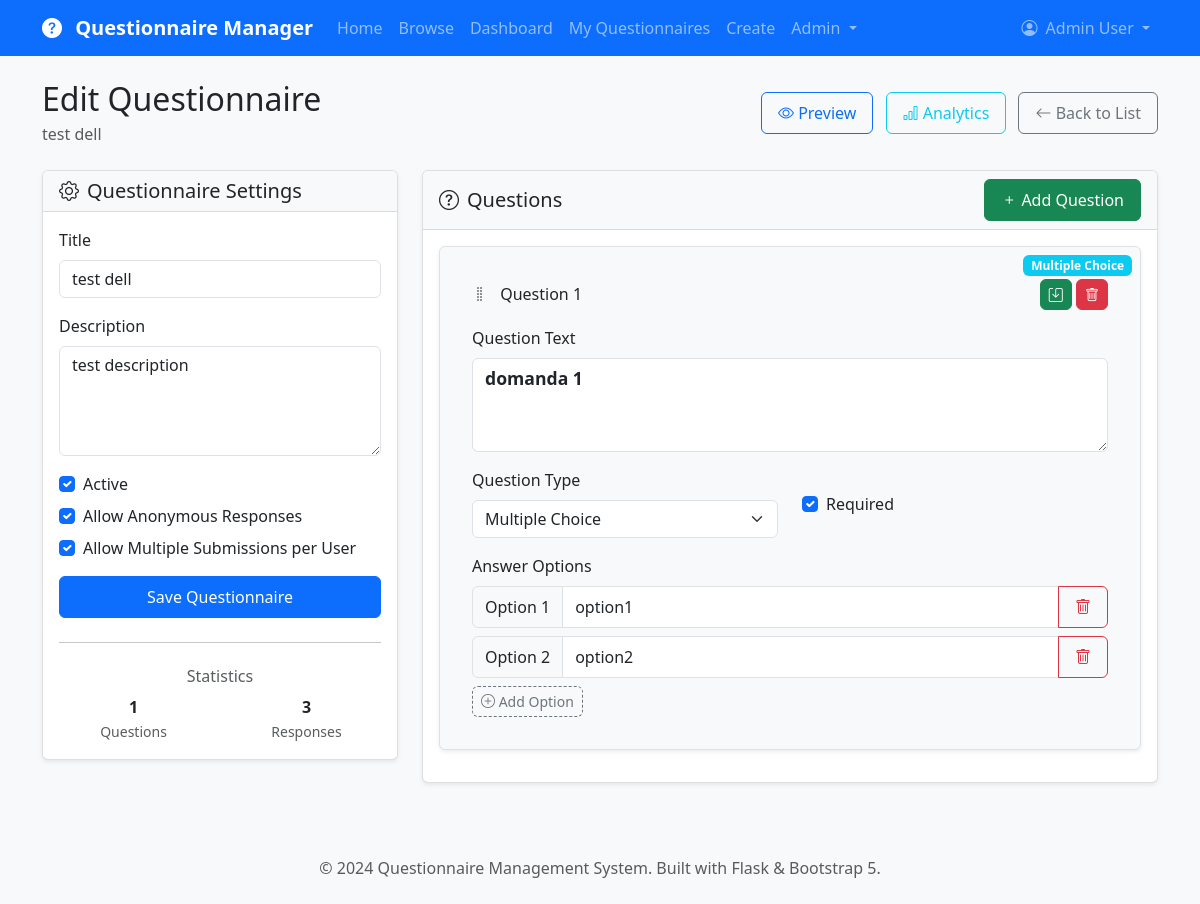
The app's page /edit-questionnaire/1 (signed in), older data.
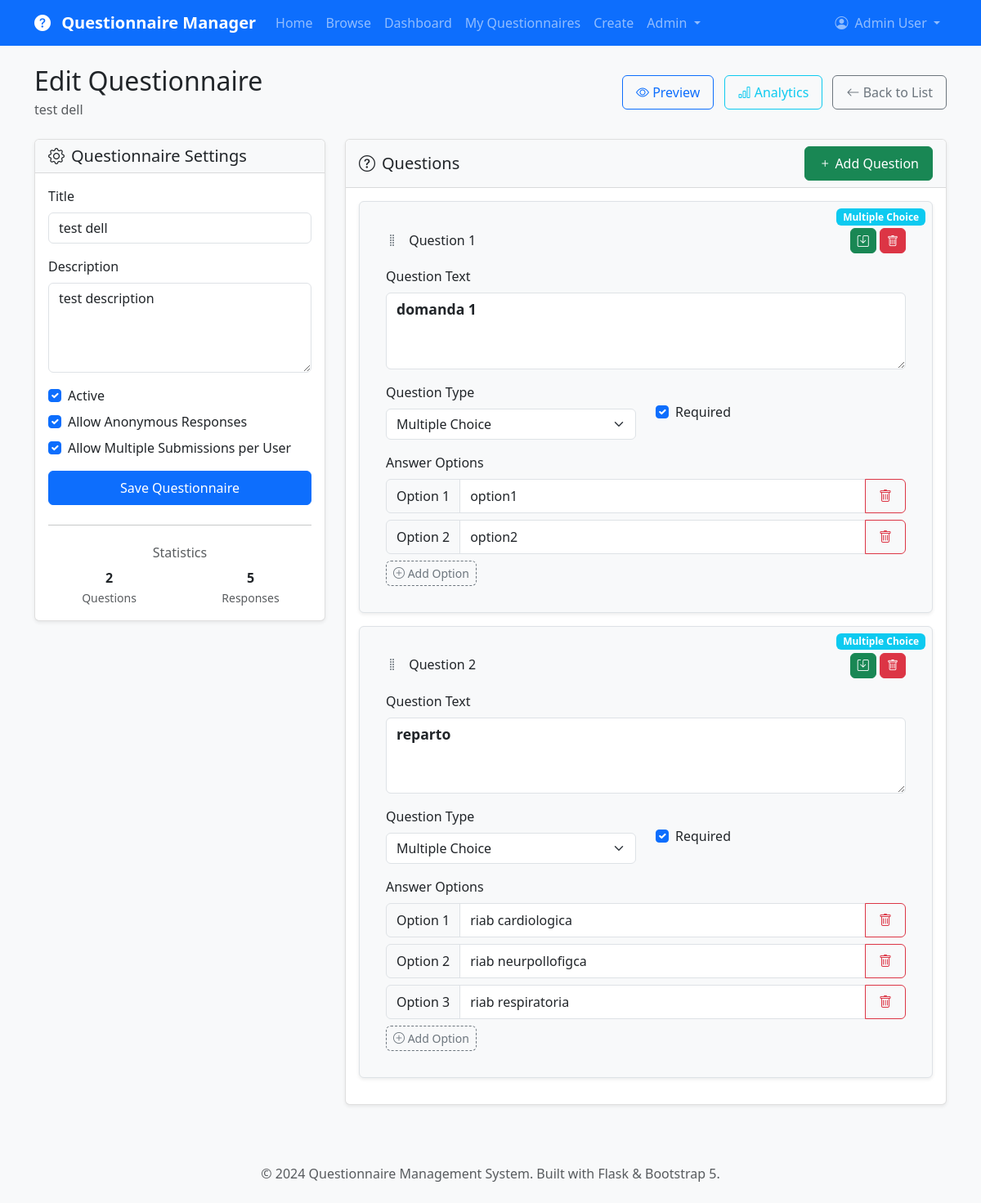
The same page, newer data.
### app/models.py (models this page shows, shortened)
class Question(db.Model):
    __tablename__ = 'questions'
    id = db.Column(db.Integer, primary_key=True)
    questionnaire_id = db.Column(db.Integer, db.ForeignKey('questionnaires.id'), nullable=False)
    question_text = db.Column(db.Text, nullable=False)
    question_type = db.Column(db.String(20), nullable=False)  # single_choice, multiple_choice, open_ended, scale
    options = db.Column(db.Text)  # JSON string for choice options
    order = db.Column(db.Integer, default=0)
    is_required = db.Column(db.Boolean, default=True)
    created_at = db.Column(db.DateTime, default=datetime.utcnow)
    answers = db.relationship('Answer', backref='question', lazy='dynamic', cascade='all, delete-orphan')
    def get_options_list(self):
        if self.options:
            try:
                return json.loads(self.options)
            except json.JSONDecodeError:
                return []
        return []

### app/main/routes.py (the view)
@bp.route('/edit-questionnaire/<int:id>', methods=['GET', 'POST'])
@login_required
def edit_questionnaire(id):
    questionnaire = Questionnaire.query.get_or_404(id)
    if questionnaire.creator != current_user and not current_user.is_admin():
        flash('You do not have permission to edit this questionnaire.', 'danger')
        return redirect(url_for('main.questionnaires'))
    form = QuestionnaireForm()
    if form.validate_on_submit():
        questionnaire.title = form.title.data
        questionnaire.description = form.description.data
        questionnaire.is_active = form.is_active.data
        questionnaire.allow_anonymous = form.allow_anonymous.data
        questionnaire.multiple_submissions = form.multiple_submissions.data
        db.session.commit()
        flash('Questionnaire updated successfully!', 'success')
        return redirect(url_for('main.edit_questionnaire', id=questionnaire.id))
    elif request.method == 'GET':
        form.title.data = questionnaire.title
        form.description.data = questionnaire.description
        form.is_active.data = questionnaire.is_active
        form.allow_anonymous.data = questionnaire.allow_anonymous
        form.multiple_submissions.data = questionnaire.multiple_submissions
    questions = questionnaire.questions.order_by(Question.order).all()
    return render_template('main/edit_questionnaire.html',
                         title='Edit Questionnaire',
                         form=form,
                         questionnaire=questionnaire,
                         questions=questions)

### app/main/forms.py
class QuestionnaireForm(FlaskForm):
    title = StringField('Title', validators=[DataRequired(), Length(min=5, max=200)],
                       render_kw={"class": "form-control", "placeholder": "Enter questionnaire title"})
    description = TextAreaField('Description', validators=[Optional(), Length(max=1000)],
                               render_kw={"class": "form-control", "rows": "4",
                                         "placeholder": "Enter description (optional)"})
    is_active = BooleanField('Active', render_kw={"class": "form-check-input"}, default=True)
    allow_anonymous = BooleanField('Allow Anonymous Responses',
                                  render_kw={"class": "form-check-input"}, default=False)
    multiple_submissions = BooleanField('Allow Multiple Submissions per User',
                                      render_kw={"class": "form-check-input"}, default=False)
    submit = SubmitField('Save Questionnaire', render_kw={"class": "btn btn-primary"})

### app/models.py (called while the page is built)
@login_manager.user_loader
def load_user(user_id):
    return User.query.get(int(user_id))

    def is_admin(self):
        return self.role == 'admin'

### app/templates/main/edit_questionnaire.html (shortened to what the changed rows need)
{% extends "base.html" %}
{% block content %}
<div class="row">
    <div class="col-12">
        <div class="d-flex justify-content-between align-items-center mb-4">
            <div>
                <h2 class="mb-1">Edit Questionnaire</h2>
            </div>
        </div>
    </div>
</div>
<div class="row">
    <div class="col-lg-4 mb-4">
        <div class="card">
            <div class="card-body">
                <div class="text-center">
                    <div class="row text-center">
                        <div class="col-6">
                            <div class="fw-bold">{{ questionnaire.get_question_count() }}</div>
                            <small class="text-muted">Questions</small>
                        </div>
                        <div class="col-6">
                            <div class="fw-bold">{{ questionnaire.get_total_responses() }}</div>
                            <small class="text-muted">Responses</small>
                        </div>
                    </div>
                </div>
            </div>
        </div>
    </div>
    <div class="col-lg-8">
        <div class="card">
            <div class="card-body">
                <div id="questions-container">
                    {% if questions %}
                        {% for question in questions %}
                            <div class="question-item card mb-3" data-question-id="{{ question.id }}" data-order="{{ question.order }}">
                                <div class="card-body">
                                    <div class="d-flex justify-content-between align-items-center mb-3">
                                        <h6 class="card-title mb-0">
                                            <i class="bi bi-grip-vertical drag-handle me-2"></i>
                                            Question {{ loop.index }}
                                            {% if question.question_type == 'single_choice' %}
                                                <span class="badge bg-primary question-type-badge">Single Choice</span>
                                            {% elif question.question_type == 'multiple_choice' %}
                                                <span class="badge bg-info question-type-badge">Multiple Choice</span>
                                            {% elif question.question_type == 'open_ended' %}
                                                <span class="badge bg-success question-type-badge">Open Ended</span>
                                            {% elif question.question_type == 'scale' %}
                                                <span class="badge bg-warning question-type-badge">Scale 1-5</span>
                                            {% endif %}
                                        </h6>
                                        <div>
                                            <button type="button" class="btn btn-success btn-sm save-question-btn">
                                                <i class="bi bi-save"></i>
                                            </button>
                                            <button type="button" class="btn btn-danger btn-sm delete-question-btn">
                                                <i class="bi bi-trash"></i>
                                            </button>
                                        </div>
                                    </div>
                                    <div class="mb-3">
                                        <label class="form-label">Question Text</label>
                                        <textarea class="form-control question-text" rows="3">{{ question.question_text }}</textarea>
                                    </div>
                                    <div class="row mb-3">
                                        <div class="col-md-6">
                                            <label class="form-label">Question Type</label>
                                            <select class="form-select question-type-select">
                                                <option value="multiple_choice"{% if question.question_type == 'multiple_choice' %} selected{% endif %}>Multiple Choice</option>
                                            </select>
                                        </div>
                                        <div class="col-md-6">
                                            <div class="form-check mt-4">
                                                <input class="form-check-input question-required" type="checkbox" {% if question.is_required %}checked{% endif %}>
                                                <label class="form-check-label">Required</label>
                                            </div>
                                        </div>
                                    </div>
                                    {% if question.question_type in ['single_choice', 'multiple_choice'] %}
                                        <div class="choice-options">
                                            <label class="form-label">Answer Options</label>
                                            <div class="options-list">
                                                {% for option in question.get_options_list() %}
                                                    <div class="input-group mb-2 option-input">
                                                        <span class="input-group-text">Option {{ loop.index }}</span>
                                                        <input type="text" class="form-control option-text" value="{{ option }}">
                                                        <button type="button" class="btn btn-outline-danger remove-option-btn">
                                                            <i class="bi bi-trash"></i>
                                                        </button>
                                                    </div>
                                                {% endfor %}
                                            </div>
                                            <button type="button" class="btn btn-outline-primary btn-sm add-option-btn">
                                                <i class="bi bi-plus-circle"></i> Add Option
                                            </button>
                                        </div>
                                    {% endif %}
                                </div>
                            </div>
                        {% endfor %}
                    {% else %}
                        <div class="text-center py-5">
                            <i class="bi bi-question-circle text-muted" style="font-size: 3rem;"></i>
                            <h5 class="text-muted mt-3">No questions yet</h5>
                            <p class="text-muted">Add your first question to get started.</p>
                        </div>
                    {% endif %}
                </div>
            </div>
        </div>
    </div>
</div>
{% endblock %}

Row changes from the older to the newer data that the page shows:
added Question: shows "Multiple Choice", question_text "reparto", question_type "Multiple Choice", is_required "☑", get_options_list "riab cardiologica" "riab neurpollofigca" "riab respiratoria"
Text that changed along with them:
{{ questionnaire.get_question_count() }}: "1" → "2"
{{ questionnaire.get_total_responses() }}: "3" → "5"
